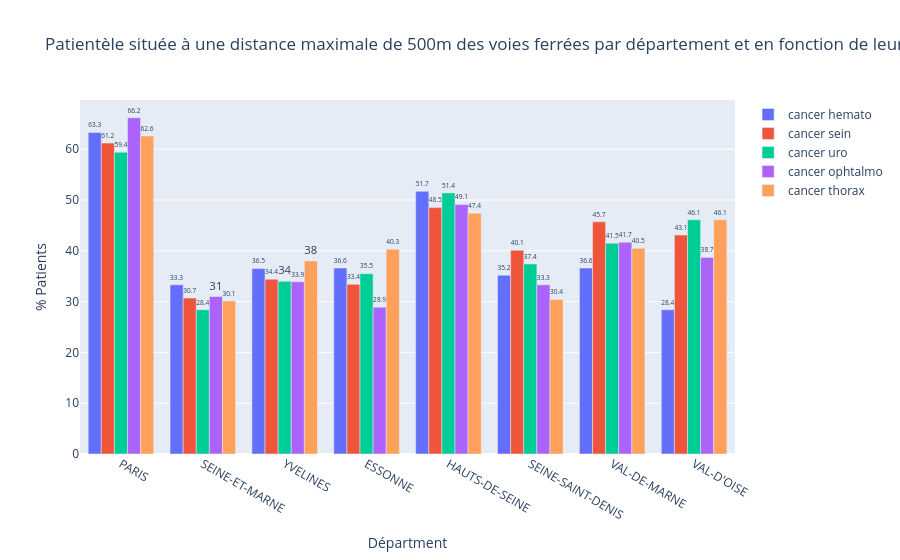

This figure's notebook cell:
### Code cell
# Création d'une figure avec des sous-trames
fig =  go.Figure()

# Ajout des bar plots pour chaque périmètre
fig.add_trace(go.Bar(x=gdf_idf_hemato_500m['NOM_DEPT'], y=gdf_idf_hemato_500m['pourcentage'], name='cancer hemato',
                     text=gdf_idf_hemato_500m['pourcentage'],
                     textposition='outside'))
fig.add_trace(go.Bar(x=gdf_idf_sein_500m['NOM_DEPT'], y=gdf_idf_sein_500m['pourcentage'], name='cancer sein',
                     text=gdf_idf_sein_500m['pourcentage'],
                     textposition='outside'))
fig.add_trace(go.Bar(x=gdf_idf_uro_500m['NOM_DEPT'], y=gdf_idf_uro_500m['pourcentage'], name='cancer uro',
                     text=gdf_idf_uro_500m['pourcentage'],
                     textposition='outside'))
fig.add_trace(go.Bar(x=gdf_idf_ophtalmo_500m['NOM_DEPT'], y=gdf_idf_ophtalmo_500m['pourcentage'], name='cancer ophtalmo',
                     text=gdf_idf_ophtalmo_500m['pourcentage'],
                     textposition='outside'))
fig.add_trace(go.Bar(x=gdf_idf_thorax_500m['NOM_DEPT'], y=gdf_idf_thorax_500m['pourcentage'], name='cancer thorax',
                     text=gdf_idf_thorax_500m['pourcentage'].round(1),
                     textposition='outside'))


fig.update_layout(barmode='group', 
                  xaxis=dict(title='Départment'),
                  yaxis=dict(title='% Patients'),
                  title='Patientèle située à une distance maximale de 500m des voies ferrées par département et en fonction de leur pathologie')

fig.show()

### Figure 1 — Plotly figure (JSON) as saved in the notebook; plotly's stock layout.template omitted (floating-point values rounded to 4 significant figures)
{"data": [{"name": "cancer hemato", "text": [63.3, 33.3, 36.5, 36.6, 51.7, 35.2, 36.6, 28.4], "textposition": "outside", "type": "bar", "x": ["PARIS", "SEINE-ET-MARNE", "YVELINES", "ESSONNE", "HAUTS-DE-SEINE", "SEINE-SAINT-DENIS", "VAL-DE-MARNE", "VAL-D'OISE"], "y": [63.3, 33.3, 36.5, 36.6, 51.7, 35.2, 36.6, 28.4]}, {"name": "cancer sein", "text": [61.2, 30.7, 34.4, 33.4, 48.5, 40.1, 45.7, 43.1], "textposition": "outside", "type": "bar", "x": ["PARIS", "SEINE-ET-MARNE", "YVELINES", "ESSONNE", "HAUTS-DE-SEINE", "SEINE-SAINT-DENIS", "VAL-DE-MARNE", "VAL-D'OISE"], "y": [61.2, 30.7, 34.4, 33.4, 48.5, 40.1, 45.7, 43.1]}, {"name": "cancer uro", "text": [59.4, 28.4, 34, 35.5, 51.4, 37.4, 41.5, 46.1], "textposition": "outside", "type": "bar", "x": ["PARIS", "SEINE-ET-MARNE", "YVELINES", "ESSONNE", "HAUTS-DE-SEINE", "SEINE-SAINT-DENIS", "VAL-DE-MARNE", "VAL-D'OISE"], "y": [59.4, 28.4, 34, 35.5, 51.4, 37.4, 41.5, 46.1]}, {"name": "cancer ophtalmo", "text": [66.2, 31, 33.9, 28.9, 49.1, 33.3, 41.7, 38.7], "textposition": "outside", "type": "bar", "x": ["PARIS", "SEINE-ET-MARNE", "YVELINES", "ESSONNE", "HAUTS-DE-SEINE", "SEINE-SAINT-DENIS", "VAL-DE-MARNE", "VAL-D'OISE"], "y": [66.2, 31, 33.9, 28.9, 49.1, 33.3, 41.7, 38.7]}, {"name": "cancer thorax", "text": [62.6, 30.1, 38, 40.3, 47.4, 30.4, 40.5, 46.1], "textposition": "outside", "type": "bar", "x": ["PARIS", "SEINE-ET-MARNE", "YVELINES", "ESSONNE", "HAUTS-DE-SEINE", "SEINE-SAINT-DENIS", "VAL-DE-MARNE", "VAL-D'OISE"], "y": [62.6, 30.1, 38, 40.3, 47.4, 30.4, 40.5, 46.1]}], "layout": {"barmode": "group", "title": {"text": "Patientèle située à une distance maximale de 500m des voies ferrées par département et en fonction de leur pathologie"}, "xaxis": {"title": {"text": "Départment"}}, "yaxis": {"title": {"text": "% Patients"}}}}
